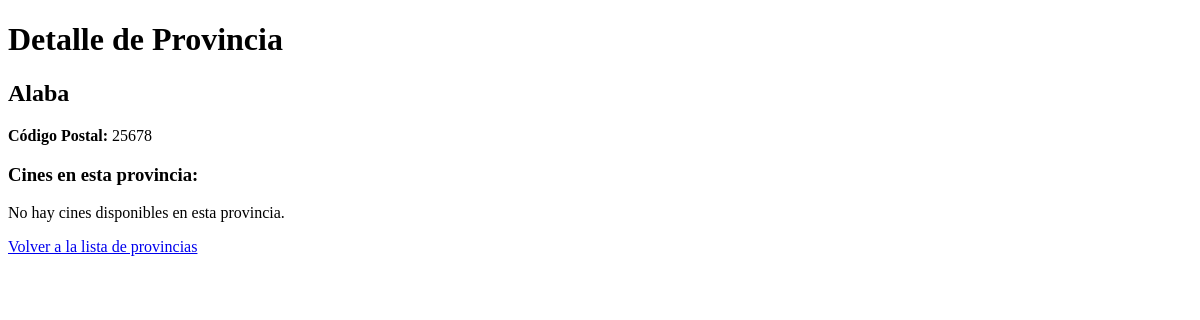
Page /appCine/detalle_provincia/2/ on the earlier database version.
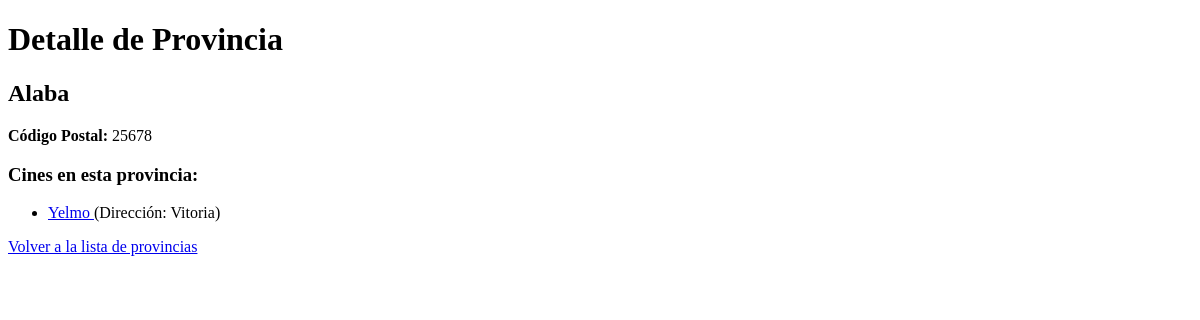
Same page on the later database version.
### appCine/models.py (models this page shows, shortened)
class Cine(models.Model):
    id_cine = models.AutoField(primary_key=True)
    nombre_cine = models.CharField(max_length=100)
    direccion = models.CharField(max_length=150)
    provincia = models.ForeignKey(Provincia, related_name='cines', on_delete=models.CASCADE)

### appCine/views.py (the view)
# urls.py: path('detalle_provincia/<int:id_provincia>/', views.detalle_provincia, name='detalle_provincia'),
def detalle_provincia(request, id_provincia):
    provincia = get_object_or_404(Provincia, id_provincia=id_provincia)
    cines = provincia.cines.all()  # Obtiene todos los cines relacionados con la provincia
    context = {'provincia': provincia, 'cines': cines}
    return render(request, 'detalle_provincia.html', context)

### appCine/templates/detalle_provincia.html (shortened to what this page needs)
<!DOCTYPE html>
<html lang="es">
<head>
</head>
<body>
    <h1>Detalle de Provincia</h1>
    <h2>{{ provincia.nombre_provincia }}</h2>
    <p><strong>Código Postal:</strong> {{ provincia.codigo_postal }}</p>
    <h3>Cines en esta provincia:</h3>
    {% if cines %}
        <ul>
            {% for cine in cines %}
                <li>
                    <a href="{% url 'detalle_cine' cine.id_cine %}">
                        {{ cine.nombre_cine }}
                    </a>
                    (Dirección: {{ cine.direccion }})
                </li>
            {% endfor %}
        </ul>
    {% else %}
        <p>No hay cines disponibles en esta provincia.</p>
    {% endif %}
    <a href="{% url 'lista_provincias' %}">Volver a la lista de provincias</a>
</body>
</html>

Differences in the rows shown:
added Cine: nombre_cine "Yelmo", direccion "Vitoria"
Other differences:
text no longer shown: "No hay cines disponibles en esta provincia."
